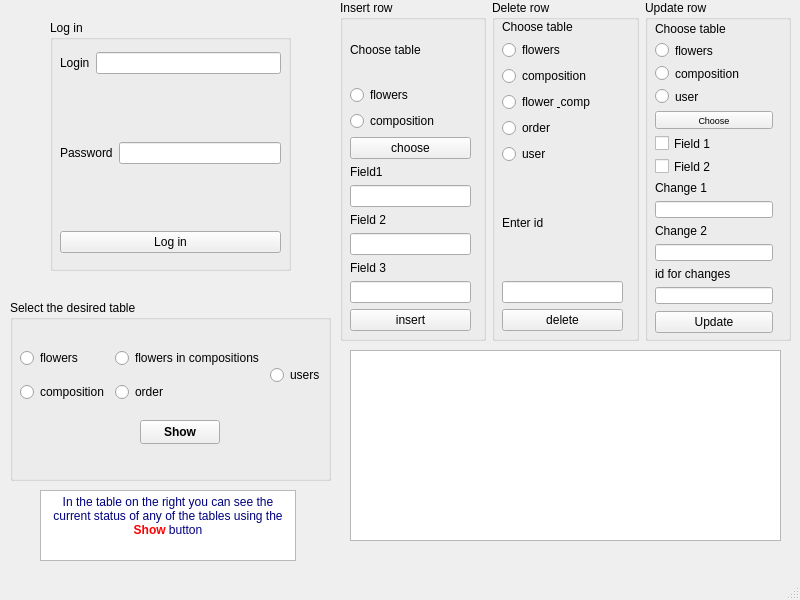
<?xml version="1.0" encoding="UTF-8"?>
<ui version="4.0">
 <class>MainWindow</class>
 <widget class="QMainWindow" name="MainWindow">
  <property name="geometry">
   <rect>
    <x>0</x>
    <y>0</y>
    <width>800</width>
    <height>600</height>
   </rect>
  </property>
  <property name="windowTitle">
   <string>MainWindow</string>
  </property>
  <widget class="QWidget" name="centralwidget">
   <widget class="QTableView" name="tableView">
    <property name="geometry">
     <rect>
      <x>350</x>
      <y>350</y>
      <width>431</width>
      <height>191</height>
     </rect>
    </property>
   </widget>
   <widget class="QGroupBox" name="groupBox">
    <property name="geometry">
     <rect>
      <x>10</x>
      <y>300</y>
      <width>321</width>
      <height>181</height>
     </rect>
    </property>
    <property name="title">
     <string>Select the desired table</string>
    </property>
    <widget class="QPushButton" name="pushButton">
     <property name="geometry">
      <rect>
       <x>130</x>
       <y>120</y>
       <width>80</width>
       <height>24</height>
      </rect>
     </property>
     <property name="font">
      <font>
       <bold>true</bold>
       <strikeout>false</strikeout>
      </font>
     </property>
     <property name="text">
      <string>Show</string>
     </property>
    </widget>
    <widget class="QWidget" name="layoutWidget">
     <property name="geometry">
      <rect>
       <x>10</x>
       <y>40</y>
       <width>321</width>
       <height>71</height>
      </rect>
     </property>
     <layout class="QHBoxLayout" name="horizontalLayout_2">
      <item>
       <layout class="QHBoxLayout" name="horizontalLayout">
        <item>
         <layout class="QVBoxLayout" name="verticalLayout">
          <item>
           <widget class="QRadioButton" name="flowers">
            <property name="text">
             <string>flowers</string>
            </property>
           </widget>
          </item>
          <item>
           <widget class="QRadioButton" name="composition">
            <property name="text">
             <string>composition</string>
            </property>
           </widget>
          </item>
         </layout>
        </item>
        <item>
         <layout class="QVBoxLayout" name="verticalLayout_2">
          <item>
           <widget class="QRadioButton" name="fandc">
            <property name="text">
             <string>flowers in compositions</string>
            </property>
           </widget>
          </item>
          <item>
           <widget class="QRadioButton" name="order">
            <property name="text">
             <string>order</string>
            </property>
           </widget>
          </item>
         </layout>
        </item>
       </layout>
      </item>
      <item>
       <widget class="QRadioButton" name="users">
        <property name="text">
         <string>users</string>
        </property>
       </widget>
      </item>
     </layout>
    </widget>
   </widget>
   <widget class="QWidget" name="layoutWidget">
    <property name="geometry">
     <rect>
      <x>340</x>
      <y>0</y>
      <width>451</width>
      <height>341</height>
     </rect>
    </property>
    <layout class="QHBoxLayout" name="horizontalLayout_3">
     <item>
      <widget class="QGroupBox" name="groupBox_2">
       <property name="title">
        <string>Insert row</string>
       </property>
       <widget class="QWidget" name="">
        <property name="geometry">
         <rect>
          <x>10</x>
          <y>20</y>
          <width>121</width>
          <height>311</height>
         </rect>
        </property>
        <layout class="QVBoxLayout" name="verticalLayout_6">
         <item>
          <widget class="QLabel" name="label_6">
           <property name="text">
            <string>Choose table</string>
           </property>
          </widget>
         </item>
         <item>
          <widget class="QRadioButton" name="radioButton_6">
           <property name="text">
            <string>flowers</string>
           </property>
          </widget>
         </item>
         <item>
          <widget class="QRadioButton" name="radioButton_7">
           <property name="text">
            <string>composition</string>
           </property>
          </widget>
         </item>
         <item>
          <widget class="QPushButton" name="pushButton_4">
           <property name="text">
            <string>choose</string>
           </property>
          </widget>
         </item>
         <item>
          <layout class="QVBoxLayout" name="verticalLayout_5">
           <item>
            <widget class="QLabel" name="label_3">
             <property name="text">
              <string>Field1</string>
             </property>
            </widget>
           </item>
           <item>
            <widget class="QLineEdit" name="line_in1"/>
           </item>
           <item>
            <widget class="QLabel" name="label_4">
             <property name="text">
              <string>Field 2</string>
             </property>
            </widget>
           </item>
           <item>
            <widget class="QLineEdit" name="line_in2"/>
           </item>
           <item>
            <widget class="QLabel" name="label_5">
             <property name="text">
              <string>Field 3</string>
             </property>
            </widget>
           </item>
           <item>
            <widget class="QLineEdit" name="line_in3"/>
           </item>
          </layout>
         </item>
         <item>
          <widget class="QPushButton" name="pushButton_3">
           <property name="text">
            <string>insert</string>
           </property>
          </widget>
         </item>
        </layout>
       </widget>
      </widget>
     </item>
     <item>
      <widget class="QGroupBox" name="groupBox_3">
       <property name="title">
        <string>Delete row</string>
       </property>
       <widget class="QWidget" name="layoutWidget">
        <property name="geometry">
         <rect>
          <x>10</x>
          <y>20</y>
          <width>121</width>
          <height>311</height>
         </rect>
        </property>
        <layout class="QVBoxLayout" name="verticalLayout_4">
         <item>
          <layout class="QVBoxLayout" name="verticalLayout_3">
           <item>
            <widget class="QLabel" name="label">
             <property name="text">
              <string>Choose table</string>
             </property>
            </widget>
           </item>
           <item>
            <widget class="QRadioButton" name="radioButton">
             <property name="text">
              <string>flowers</string>
             </property>
            </widget>
           </item>
           <item>
            <widget class="QRadioButton" name="radioButton_2">
             <property name="text">
              <string>composition</string>
             </property>
            </widget>
           </item>
           <item>
            <widget class="QRadioButton" name="radioButton_3">
             <property name="text">
              <string>flower &amp; comp</string>
             </property>
            </widget>
           </item>
           <item>
            <widget class="QRadioButton" name="radioButton_4">
             <property name="text">
              <string>order</string>
             </property>
            </widget>
           </item>
           <item>
            <widget class="QRadioButton" name="radioButton_5">
             <property name="text">
              <string>user</string>
             </property>
            </widget>
           </item>
          </layout>
         </item>
         <item>
          <widget class="QLabel" name="label_2">
           <property name="text">
            <string>Enter id</string>
           </property>
          </widget>
         </item>
         <item>
          <widget class="QLineEdit" name="line_delete"/>
         </item>
         <item>
          <widget class="QPushButton" name="pushButton_2">
           <property name="text">
            <string>delete</string>
           </property>
          </widget>
         </item>
        </layout>
       </widget>
      </widget>
     </item>
     <item>
      <widget class="QGroupBox" name="groupBox_4">
       <property name="title">
        <string>Update row</string>
       </property>
       <widget class="QWidget" name="">
        <property name="geometry">
         <rect>
          <x>10</x>
          <y>22</y>
          <width>118</width>
          <height>311</height>
         </rect>
        </property>
        <layout class="QVBoxLayout" name="verticalLayout_8">
         <item>
          <layout class="QVBoxLayout" name="verticalLayout_7">
           <item>
            <widget class="QLabel" name="label_7">
             <property name="text">
              <string>Choose table</string>
             </property>
            </widget>
           </item>
           <item>
            <widget class="QRadioButton" name="radioButton_8">
             <property name="text">
              <string>flowers</string>
             </property>
            </widget>
           </item>
           <item>
            <widget class="QRadioButton" name="radioButton_9">
             <property name="text">
              <string>composition</string>
             </property>
            </widget>
           </item>
           <item>
            <widget class="QRadioButton" name="radioButton_10">
             <property name="text">
              <string>user</string>
             </property>
            </widget>
           </item>
           <item>
            <widget class="QPushButton" name="pushButton_5">
             <property name="font">
              <font>
               <pointsize>7</pointsize>
              </font>
             </property>
             <property name="text">
              <string>Choose</string>
             </property>
            </widget>
           </item>
           <item>
            <widget class="QCheckBox" name="checkBox_2">
             <property name="text">
              <string>Field 1</string>
             </property>
            </widget>
           </item>
           <item>
            <widget class="QCheckBox" name="checkBox">
             <property name="text">
              <string>Field 2</string>
             </property>
            </widget>
           </item>
           <item>
            <widget class="QLabel" name="label_8">
             <property name="text">
              <string>Change 1</string>
             </property>
            </widget>
           </item>
           <item>
            <widget class="QLineEdit" name="line_up1"/>
           </item>
           <item>
            <widget class="QLabel" name="label_10">
             <property name="text">
              <string>Change 2</string>
             </property>
            </widget>
           </item>
           <item>
            <widget class="QLineEdit" name="line_up2"/>
           </item>
           <item>
            <widget class="QLabel" name="label_9">
             <property name="text">
              <string>id for changes</string>
             </property>
            </widget>
           </item>
           <item>
            <widget class="QLineEdit" name="lineEdit_3"/>
           </item>
          </layout>
         </item>
         <item>
          <widget class="QPushButton" name="pushButton_6">
           <property name="text">
            <string>Update</string>
           </property>
          </widget>
         </item>
        </layout>
       </widget>
      </widget>
     </item>
    </layout>
   </widget>
   <widget class="QGroupBox" name="groupBox_5">
    <property name="geometry">
     <rect>
      <x>50</x>
      <y>20</y>
      <width>241</width>
      <height>251</height>
     </rect>
    </property>
    <property name="title">
     <string>Log in</string>
    </property>
    <widget class="QWidget" name="">
     <property name="geometry">
      <rect>
       <x>10</x>
       <y>32</y>
       <width>221</width>
       <height>201</height>
      </rect>
     </property>
     <layout class="QVBoxLayout" name="verticalLayout_9">
      <item>
       <layout class="QHBoxLayout" name="horizontalLayout_4">
        <item>
         <widget class="QLabel" name="label_11">
          <property name="text">
           <string>Login</string>
          </property>
         </widget>
        </item>
        <item>
         <widget class="QLineEdit" name="lineEdit"/>
        </item>
       </layout>
      </item>
      <item>
       <widget class="QLabel" name="label_13">
        <property name="text">
         <string/>
        </property>
       </widget>
      </item>
      <item>
       <layout class="QHBoxLayout" name="horizontalLayout_5">
        <item>
         <widget class="QLabel" name="label_12">
          <property name="text">
           <string>Password</string>
          </property>
         </widget>
        </item>
        <item>
         <widget class="QLineEdit" name="lineEdit_2"/>
        </item>
       </layout>
      </item>
      <item>
       <widget class="QLabel" name="label_14">
        <property name="text">
         <string/>
        </property>
       </widget>
      </item>
      <item>
       <widget class="QPushButton" name="pushButton_7">
        <property name="text">
         <string>Log in</string>
        </property>
       </widget>
      </item>
     </layout>
    </widget>
   </widget>
   <widget class="QTextBrowser" name="textBrowser">
    <property name="geometry">
     <rect>
      <x>40</x>
      <y>490</y>
      <width>256</width>
      <height>71</height>
     </rect>
    </property>
    <property name="html">
     <string>&lt;!DOCTYPE HTML PUBLIC &quot;-//W3C//DTD HTML 4.0//EN&quot; &quot;http://www.w3.org/TR/REC-html40/strict.dtd&quot;&gt;
&lt;html&gt;&lt;head&gt;&lt;meta name=&quot;qrichtext&quot; content=&quot;1&quot; /&gt;&lt;meta charset=&quot;utf-8&quot; /&gt;&lt;style type=&quot;text/css&quot;&gt;
p, li { white-space: pre-wrap; }
hr { height: 1px; border-width: 0; }
li.unchecked::marker { content: &quot;\2610&quot;; }
li.checked::marker { content: &quot;\2612&quot;; }
&lt;/style&gt;&lt;/head&gt;&lt;body style=&quot; font-family:'Segoe UI'; font-size:9pt; font-weight:400; font-style:normal;&quot;&gt;
&lt;p align=&quot;center&quot; style=&quot; margin-top:0px; margin-bottom:0px; margin-left:0px; margin-right:0px; -qt-block-indent:0; text-indent:0px;&quot;&gt;&lt;span style=&quot; color:#00007f;&quot;&gt;In the table on the right you can see the current status of any of the tables using the &lt;/span&gt;&lt;span style=&quot; font-weight:700; color:#ff0000;&quot;&gt;Show&lt;/span&gt;&lt;span style=&quot; color:#00007f;&quot;&gt; button&lt;/span&gt;&lt;/p&gt;&lt;/body&gt;&lt;/html&gt;</string>
    </property>
   </widget>
  </widget>
  <widget class="QMenuBar" name="menubar">
   <property name="geometry">
    <rect>
     <x>0</x>
     <y>0</y>
     <width>800</width>
     <height>21</height>
    </rect>
   </property>
  </widget>
  <widget class="QStatusBar" name="statusbar"/>
 </widget>
 <resources/>
 <connections/>
</ui>
